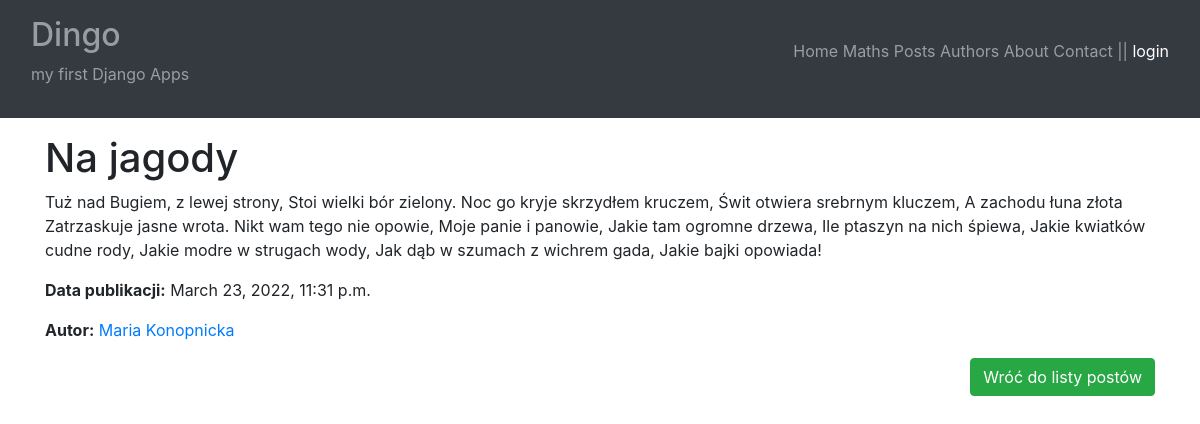
/blog/post-details/12, run on the app's committed database.
### posts/models.py (models this page shows, shortened)
class Post(models.Model):
    title = models.CharField(
        max_length=65,
        unique=True
    )
    content = models.TextField()
    create = models.DateTimeField(auto_now_add=True)
    modified = models.DateTimeField(
        auto_now=True,
        blank=True,
        null=True
    )
    author = models.ForeignKey(
        "posts.Author",
        on_delete=models.CASCADE,
        blank=True,
        null=True
    )
    class Meta:
        ordering = ["-modified"]

class Author(models.Model):
    nick = models.CharField(max_length=25, unique=True)
    bio = models.TextField(
        blank=True,
        null=True
    )
    email = models.EmailField()
    def __str__(self):
        return f"{self.nick}"

### posts/views.py (the view)
# urls.py: path("post-details/<int:id>", post_details, name="post_details"),
def post_details(request,id):
    post = Post.objects.get(id=id)
    return render(
        request=request,
        template_name="posts/post_details.html",
        context={"post":post}
    )

### posts/templates/posts/post_details.html (shortened to what this page needs)
{% extends "main.html" %}
{% block content %}
<h1>{{ post.title }}</h1>
<p>{{ post.content }}</p>
<p><strong>Data publikacji:</strong> {{ post.create }}</p>
<p><strong>Autor:</strong> <a href="{% url 'blog:author_details' post.author_id %}">{{ post.author }}</a></p>
<p class="float-right"><a class="btn btn-success" href="{% url 'blog:posts_list' %}">Wróć do listy postów</a></p>
{% endblock %}

### data on the page
Post: title "Na jagody", content "Tuż nad Bugiem, z lewej strony, Stoi wielki bór zielony. Noc go kryje skrzydłem kruczem, Świt otwiera srebrnym kluczem, A zachodu łuna złota Zatrzaskuje jasne wrota. Nikt wam tego nie opowie, Moje panie i panowie, Jakie tam ogromne drzewa, Ile ptaszyn na nich śpiewa, Jakie kwiatków cudne rody, Jakie modre w strugach wody, Jak dąb w szumach z wichrem gada, Jakie bajki opowiada!", create "March 23, 2022, 11:31 p.m.", author "Maria Konopnicka"
